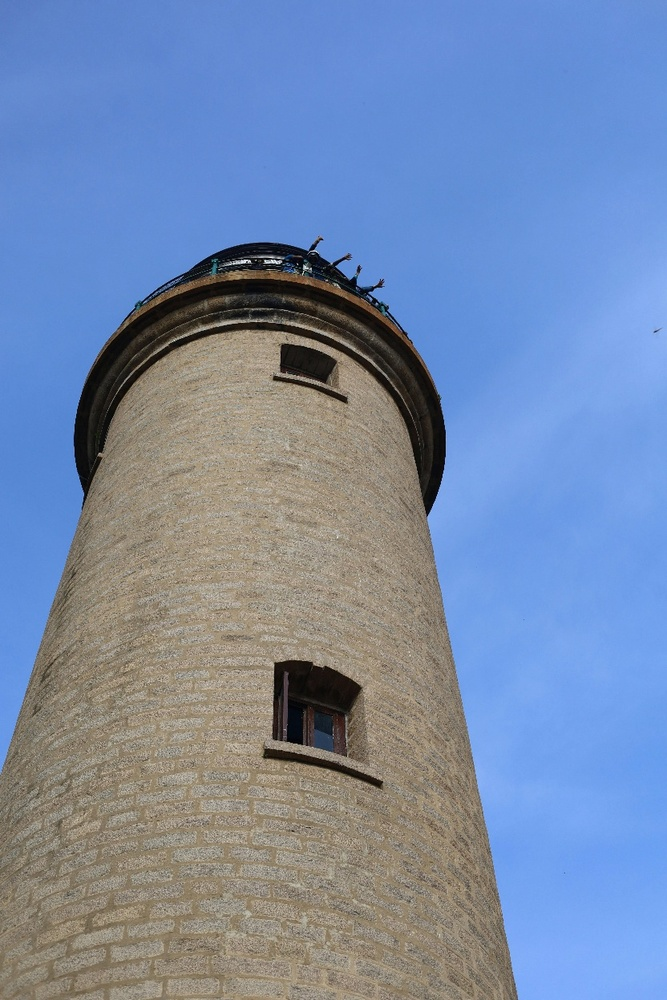
#> input picture Lab3/Chuong2/Cau3/srs/detail.jpg, 667 x 1000 px, shrunk from 832 x 1248 before the run
$ jupyter execute high_detail_cau3.ipynb
#> lines starting #> are read from the running program, lines starting #| are printed output that depends on the picture; after the words box and inside, x2 and y2 are one past the last pixel; in counts of white or black regions, pixels touching at a corner belong together
[cell 1]
import cv2
import numpy as np
import matplotlib.pyplot as plt

def show(title, image):
    plt.figure(figsize=(5,5))
    plt.imshow(image, cmap='gray')
    plt.title(title)
    plt.axis('off')
    plt.show()

[cell 2]
img = cv2.imread("detail.jpg")
#> img is the input picture: shape (1000, 667, 3); mean B, G, R 170.6, 137.7, 118.1
gray = cv2.cvtColor(img, cv2.COLOR_BGR2GRAY)
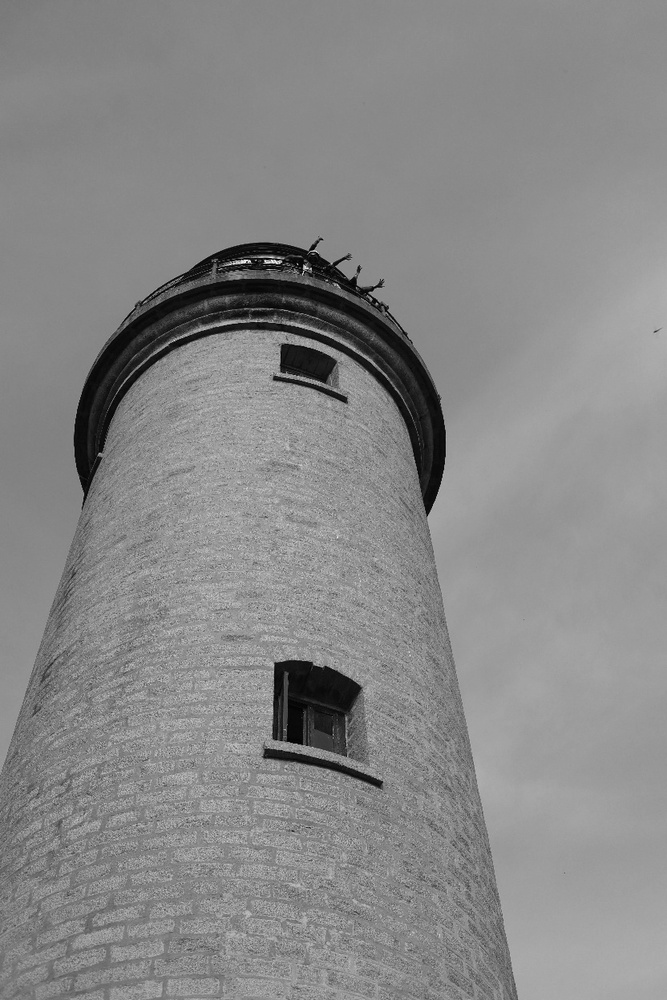
#> gray: shape (1000, 667); min 0, max 254, mean 135.6

show("Gray Image", gray)

[cell 3]
#làm mờ nhẹ
blur = cv2.GaussianBlur(gray, (5, 5), 1)
show("Gaussian Blur", blur)

[cell 4]
#canny với thresholds thấp
edges_low = cv2.Canny(blur, 30, 120)
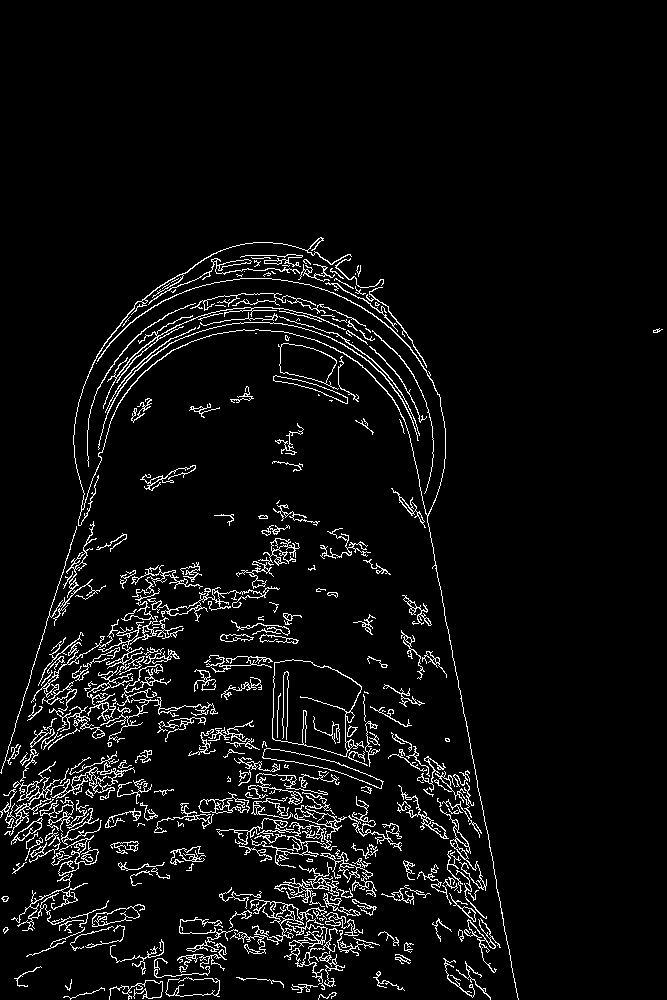
#> edges_low: shape (1000, 667); 5.2% white in thin lines or dots, all inside (x1, y1, x2, y2) = (0, 237, 663, 1000)
show("Canny with low thresholds", edges_low)

[cell 5]
#tăng thresholds
low=80
high=200
edges_high = cv2.Canny(blur, low, high)
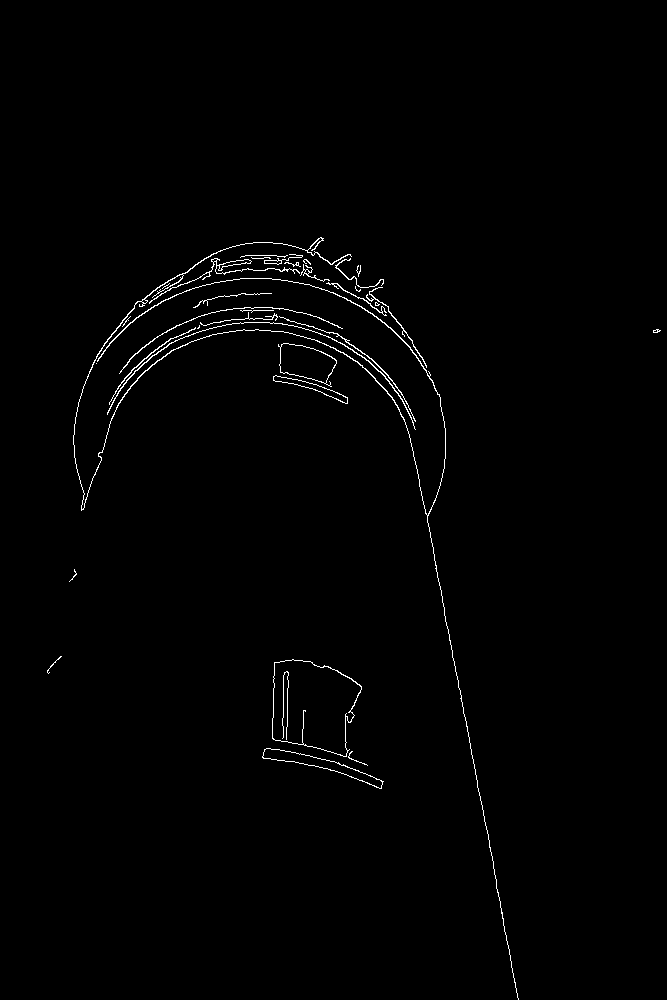
#> edges_high: shape (1000, 667); 0.92% white in thin lines or dots, all inside (x1, y1, x2, y2) = (47, 237, 661, 1000)
show("Canny with higher thresholds", edges_high)
